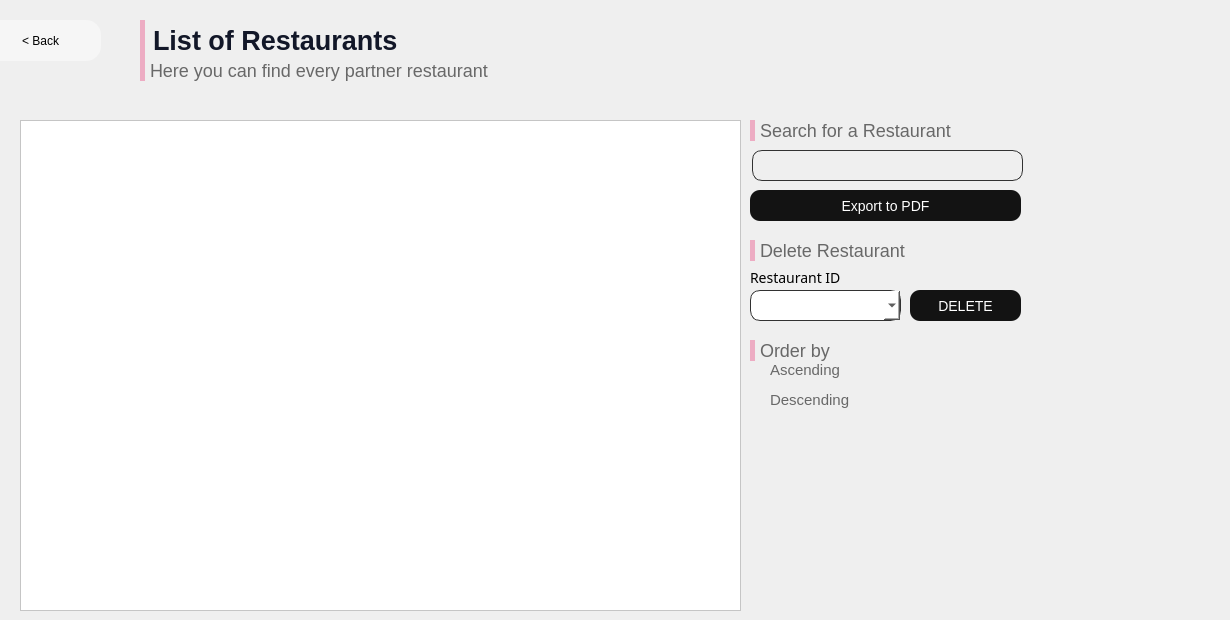
      <widget class="QWidget" name="page_17">
       <widget class="QLabel" name="label_108">
        <property name="geometry">
         <rect>
          <x>750</x>
          <y>120</y>
          <width>441</width>
          <height>21</height>
         </rect>
        </property>
        <property name="styleSheet">
         <string notr="true">font-family: 'Poppins';
font-style: normal;
background:rgba(0,0,0,0);
font-weight: 275;
font-size: 18px;
color: rgb(104,104,104);
border-left: 5px solid rgb(237,172,195);
padding-left: 1px;

</string>
        </property>
        <property name="text">
         <string>Search for a Restaurant</string>
        </property>
       </widget>
       <widget class="QPushButton" name="del_rest">
        <property name="geometry">
         <rect>
          <x>910</x>
          <y>290</y>
          <width>111</width>
          <height>31</height>
         </rect>
        </property>
        <property name="cursor">
         <cursorShape>PointingHandCursor</cursorShape>
        </property>
        <property name="styleSheet">
         <string notr="true">QPushButton{
border-radius: 10px; 
font-family: 'Poppins';
font-style: normal;
font-weight: 400;
font-size: 14px;
background:rgb(19,19,19);
color:white;
}
QPushButton:hover{
background:rgb(129, 129, 129);
}

</string>
        </property>
        <property name="text">
         <string>DELETE</string>
        </property>
       </widget>
       <widget class="QLineEdit" name="lineEdit_rechercheem_2">
        <property name="geometry">
         <rect>
          <x>752</x>
          <y>150</y>
          <width>271</width>
          <height>31</height>
         </rect>
        </property>
        <property name="styleSheet">
         <string notr="true">background-color: white; border-radius: 10px; 
background:rgba(0,0,0,0);
border: 1px solid rgb(50,50,50);
padding-left:5px;</string>
        </property>
       </widget>
       <widget class="QLabel" name="label_109">
        <property name="geometry">
         <rect>
          <x>750</x>
          <y>240</y>
          <width>471</width>
          <height>21</height>
         </rect>
        </property>
        <property name="styleSheet">
         <string notr="true">font-family: 'Poppins';
font-style: normal;
background:rgba(0,0,0,0);
font-weight: 275;
font-size: 18px;
color: rgb(104,104,104);
border-left: 5px solid rgb(237,172,195);
padding-left: 1px;

</string>
        </property>
        <property name="text">
         <string>Delete Restaurant</string>
        </property>
       </widget>
       <widget class="QRadioButton" name="asc">
        <property name="geometry">
         <rect>
          <x>750</x>
          <y>360</y>
          <width>111</width>
          <height>20</height>
         </rect>
        </property>
        <property name="styleSheet">
         <string notr="true">font-family: 'Poppins';
font-style: normal;
background:rgba(0,0,0,0);
font-weight: 275;
font-size: 15px;
color: rgb(104,104,104);</string>
        </property>
        <property name="text">
         <string>Ascending </string>
        </property>
       </widget>
       <widget class="QTableView" name="tableView_rest">
        <property name="geometry">
         <rect>
          <x>20</x>
          <y>120</y>
          <width>721</width>
          <height>491</height>
         </rect>
        </property>
        <property name="styleSheet">
         <string notr="true">

QTableView {
    background-color: white;
    
    selection-background-color: #3498DB;
    selection-color: white;
    color: #34495E;

}

QHeaderView::section {
    background-color: rgb(237,172,195);;
    border: none;
    padding: 8px;
    font-weight: bold;
    color: #34495E;
}

QTableView::item:selected {
    background-color: #3498DB;
    color: white;
}

QTableView::item {
    padding: 8px;
}

QTableView::horizontalHeader {
    background-color: #EAEAEA;
    border: none;
    height: 40px;
}

QTableView::horizontalHeader::section {
    border: none;
    color: #34495E;
    font-weight: bold;
    text-align: left;
    padding: 8px;
    height: 40px;
}

QTableView::verticalHeader {
    background-color: #EAEAEA;
    border: none;
    width: 40px;
}

QTableView::verticalHeader::section {
    border: none;
    color: #34495E;
    font-weight: bold;
    text-align: center;
    padding: 8px;
    width: 40px;
}</string>
        </property>
       </widget>
       <widget class="QRadioButton" name="dec">
        <property name="geometry">
         <rect>
          <x>750</x>
          <y>390</y>
          <width>111</width>
          <height>20</height>
         </rect>
        </property>
        <property name="styleSheet">
         <string notr="true">font-family: 'Poppins';
font-style: normal;
background:rgba(0,0,0,0);
font-weight: 275;
font-size: 15px;
color: rgb(104,104,104);</string>
        </property>
        <property name="text">
         <string>Descending</string>
        </property>
       </widget>
       <widget class="QLabel" name="label_110">
        <property name="geometry">
         <rect>
          <x>140</x>
          <y>60</y>
          <width>471</width>
          <height>21</height>
         </rect>
        </property>
        <property name="styleSheet">
         <string notr="true">font-family: 'Poppins';
font-style: normal;
background:rgba(0,0,0,0);
font-weight: 275;
font-size: 18px;
color: rgb(104,104,104);
border-left: 5px solid rgb(237,172,195);
padding-left: 1px;

</string>
        </property>
        <property name="text">
         <string>Here you can find every partner restaurant</string>
        </property>
       </widget>
       <widget class="QLabel" name="label_111">
        <property name="geometry">
         <rect>
          <x>140</x>
          <y>20</y>
          <width>371</width>
          <height>41</height>
         </rect>
        </property>
        <property name="styleSheet">
         <string notr="true">font-family: 'Poppins';
font-style: normal;
background:rgba(0,0,0,0);
font-weight: 600;
font-size: 27px;
color: rgb(18,23,40);
border-left: 5px solid rgb(237,172,195);
padding-left: 1px;

</string>
        </property>
        <property name="text">
         <string>List of Restaurants</string>
        </property>
       </widget>
       <widget class="QLabel" name="label_112">
        <property name="geometry">
         <rect>
          <x>750</x>
          <y>340</y>
          <width>471</width>
          <height>21</height>
         </rect>
        </property>
        <property name="styleSheet">
         <string notr="true">font-family: 'Poppins';
font-style: normal;
background:rgba(0,0,0,0);
font-weight: 275;
font-size: 18px;
color: rgb(104,104,104);
border-left: 5px solid rgb(237,172,195);
padding-left: 1px;

</string>
        </property>
        <property name="text">
         <string>Order by</string>
        </property>
       </widget>
       <widget class="QPushButton" name="pdf_r">
        <property name="geometry">
         <rect>
          <x>750</x>
          <y>190</y>
          <width>271</width>
          <height>31</height>
         </rect>
        </property>
        <property name="styleSheet">
         <string notr="true">QPushButton{
border-radius: 10px; 
font-family: 'Poppins';
font-style: normal;
font-weight: 400;
font-size: 14px;
background:rgb(19,19,19);
color:white;
}
QPushButton:hover{
background:rgb(129, 129, 129);
}

</string>
        </property>
        <property name="text">
         <string>Export to PDF</string>
        </property>
       </widget>
       <widget class="QLabel" name="label_113">
        <property name="geometry">
         <rect>
          <x>750</x>
          <y>270</y>
          <width>111</width>
          <height>16</height>
         </rect>
        </property>
        <property name="styleSheet">
         <string notr="true">font-family:Poppins;
font-weight:400;
font-size:14px;</string>
        </property>
        <property name="text">
         <string>Restaurant ID</string>
        </property>
       </widget>
       <widget class="QComboBox" name="comboBox_rest">
        <property name="geometry">
         <rect>
          <x>750</x>
          <y>290</y>
          <width>151</width>
          <height>31</height>
         </rect>
        </property>
        <property name="styleSheet">
         <string notr="true">background-color: white; border-radius: 10px; 

border: 1px solid rgb(50,50,50);</string>
        </property>
       </widget>
       <widget class="QPushButton" name="pushButton_28">
        <property name="geometry">
         <rect>
          <x>-20</x>
          <y>20</y>
          <width>121</width>
          <height>41</height>
         </rect>
        </property>
        <property name="cursor">
         <cursorShape>PointingHandCursor</cursorShape>
        </property>
        <property name="styleSheet">
         <string notr="true">QPushButton{
background-color:rgb(246, 246, 246);
border:0;
color:black;
	font: 75 15pt &quot;Poppins&quot;;
font-weight:275;
border-radius:15px;
}</string>
        </property>
        <property name="text">
         <string>&lt; Back</string>
        </property>
       </widget>
      </widget>
